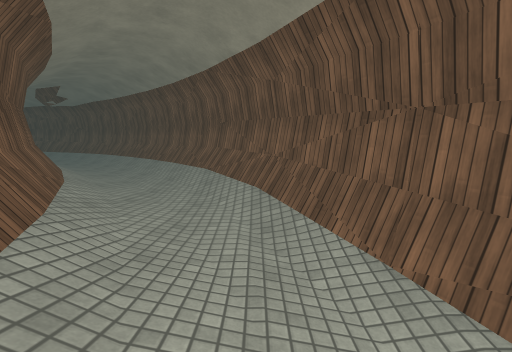
View 1 (above)

12 first-person views from a walk through a 3-D level made in the Unity game engine. The camera is 1.5 m above the floor, tilts 8° down and sees 85° across. The floor is counted in squares, 1 m on a side. Each view is taken from the middle of a square. On the plan, view 1 faces up. The plan holds only what a view shows up to about 14 squares ahead; the rest is blank. The place goes on beyond the plan. The player character is not drawn. Surface patterns are stand-ins for the level's own textures.

View 2
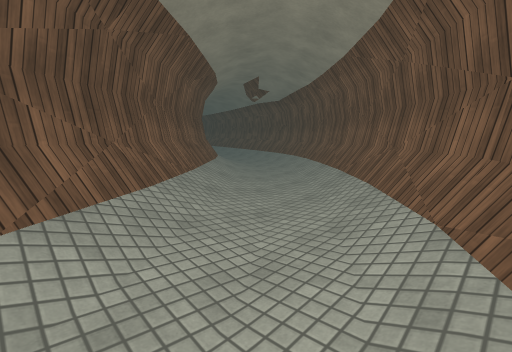

View 3
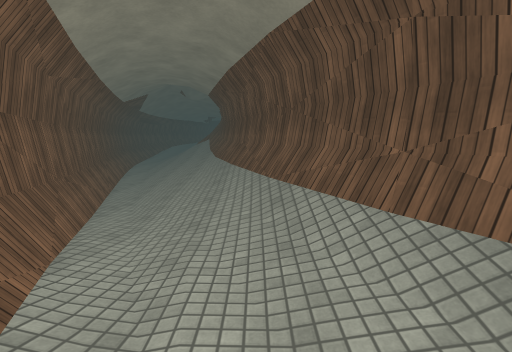

View 4
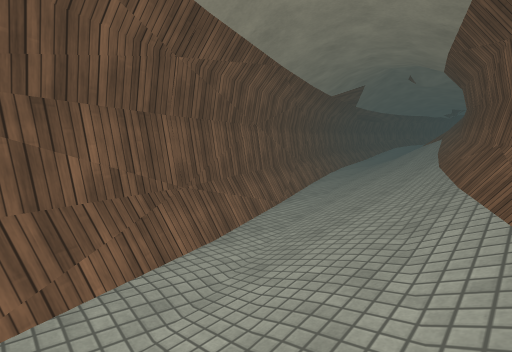

View 5
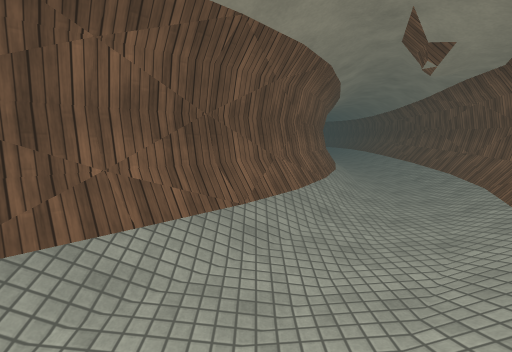

View 6
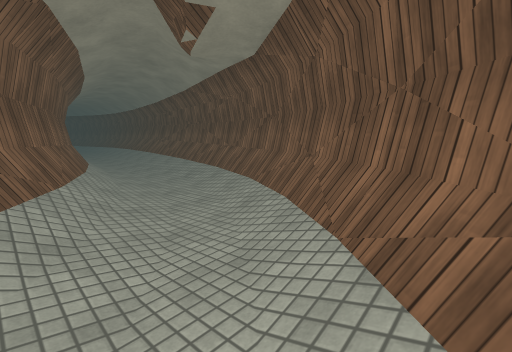

View 7
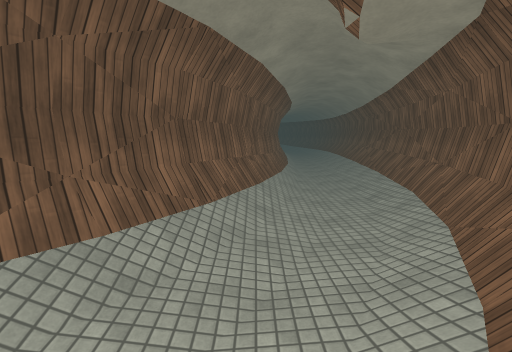

View 8
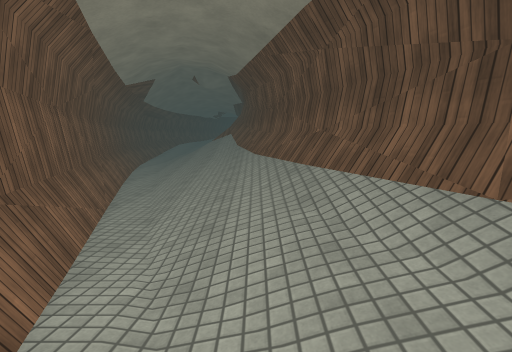

View 9
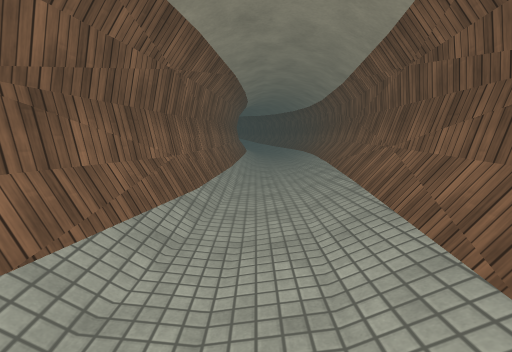

View 10
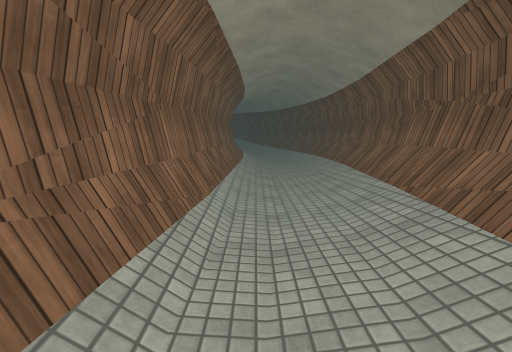

View 11
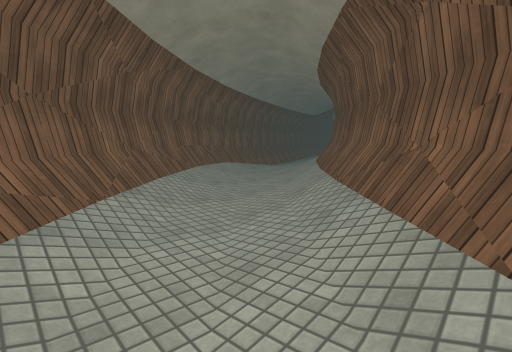

View 12
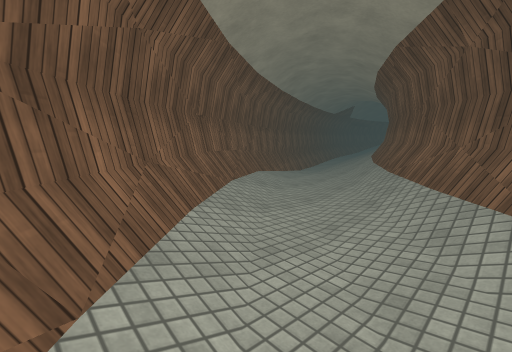

### Floor plan
Key: @ floor where view 1 was taken; # wall or solid block; . main floor; : floor 0.25 m higher than the main floor; - floor 0.25 m lower than the main floor; _ floor 0.5 m lower than the main floor; < floor 0.75 m lower than the main floor; / step, stairs or slope; = window, fence, low wall or low ledge; O other object.
Columns run from 36 left of view 1 to 8 right of it. Each row starts with its distance up from view 1.
 23 #########
 22 //=====###########
 21 ..:::////////===#######
 20 .........::::://////==###
 19 /////:...............///###
 18 ###########=////........//###
 17          #########///...../=##
 16                 #####///...//##
 15                     ###=//../O##
 14                       ###//..//##
 13                         ##O/.../##
 12                          ##O/../O##
 11                           ##O/..//#
 10                            ##O/../##
  9                             ##//../##
  8                              ##/.../#
  7                               ##/../##
  6                                #//../#
  5                                ##/.--##
  4                                 ##/--/#
  3                                  #/.--##
  2                                  #=/-_-#
  1                                  ##///_##
  0                                   #/@/_/#
 -1                                   ##///<##
 -2                                    #///<=#
 -3                                    #=///<#
 -4                                    ##///<##
 -5                                     #///</#
 -6                                     #////<##
 -7                                     #=///<=#
 -8                                     ##///<<#
 -9                                      #////<##
-10                                      #////<=#
-11                                      #=///<<#

Positions as (right, up) in squares from view 1, and headings:
1: (0, 0), facing up
2: (-1, 6), facing up-left
3: (-1, 7), facing down
4: (-1, 3), facing down-right
5: (-5, 13), facing left
6: (-7, 14), facing up-left
7: (-8, 16), facing left
8: (1, 3), facing down
9: (-17, 19), facing left
10: (-22, 19), facing left
11: (-10, 15), facing down-right
12: (-7, 14), facing down-right
